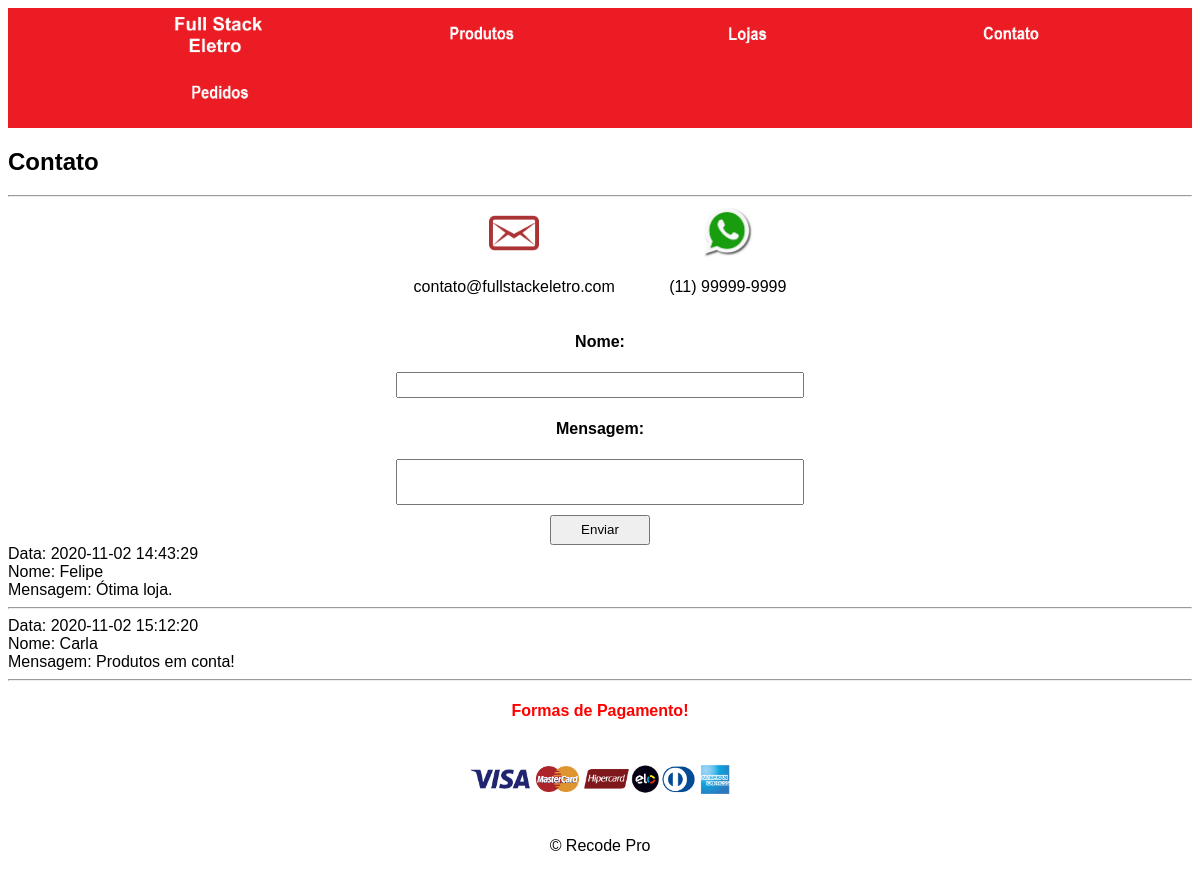
The page /PROJETO/Contatos.php on the database its author committed.
### tables this page shows
CREATE TABLE `comentarios` (
  `id` int(11) NOT NULL AUTO_INCREMENT,
  `nome` varchar(100) DEFAULT NULL,
  `msg` varchar(300) DEFAULT NULL,
  `data` datetime DEFAULT current_timestamp(),
  PRIMARY KEY (`id`)
);

### PROJETO/Contatos.php (the view, shortened to what this page needs)
<?php
    $servername = "localhost";
    $username = "root";
    $password = "";
    $database = "full_stack_eletro";
    $conn = mysqli_connect($servername, $username, $password, $database);
?>
<!DOCTYPE html>
<html lang="pt-br">
<head>
    <?php
    echo '<link rel="stylesheet" href="../CSS/Estilo.css">';
    ?>
</head>
<body>
    <header>
        <h2>Contato</h2>
        <hr>
    </header>
    <section class="contato">
        <div class="email">
            <img src="../IMG/Contatoimg.png" alt="Email">
            <p>contato@fullstackeletro.com</p>
        </div>
        <div class="whatsapp">
            <img src="../IMG/Whatsapp.png" alt="Whatsapp">
            <p>(11) 99999-9999</p>
        </div>
    </section>
    <form method="post" action="">
        <h4>Nome: </h4>
        <input class="inputNome" type="text" name="nome">
        <h4>Mensagem: </h4>
        <input class="textoArea" name="msg" type="textarea"><br>
        <input class="botao" type="submit" value="Enviar">
    </form>
    <?php
        $sql = "select * from comentarios";
        $result = $conn->query($sql);
    if($result->num_rows > 0){
        while($rows = $result->fetch_assoc()){
            echo "Data: ", $rows['data'], "<br>";
            echo "Nome: ", $rows['nome'], "<br>";
            echo "Mensagem: ", $rows['msg'], "<br>";
            echo "<hr>";
         }
    }
        else {
            echo "Nenhum comentário ainda!";
    }
    ?>
    <footer class="divPagamentos">
        <h4>
           Formas de Pagamento!
        </h4>
        <img class="imgPagamentos" src="../IMG/pagamentos-bandeiras-01.png" alt="Formas de pagamento">
        <p>&copy; Recode Pro</p>
     </footer>
</body>
</html>

### CSS/Estilo.css (style rules this page uses)
body { font-family: Arial, Helvetica, sans-serif; }
.barraMenu { background-color: rgb(236, 28, 36); }
.barraMenu img { width: 100px; }
.barraMenu a { margin-left: 130px; padding-left: 30px; }
.divPagamentos { text-align: center; }
.divPagamentos h4 { color: red; }
.imgPagamentos { width: 25%; }
.contato { text-align: center; margin-top: 10px; }
.email { display: inline-block; padding-right: 25px; }
.email img { width: 50px; }
.whatsapp { display: inline-block; padding-left: 25px; }
.whatsapp img { width: 50px; }
form { text-align: center; }
.inputNome { width: 400px; height: 20px; }
.textoArea { width: 400px; height: 40px; }
.botao { margin-top: 10px; width: 100px; height: 30px; }

### rows shown on the page
comentarios: data "2020-11-02 14:43:29", nome "Felipe", msg "Ótima loja."
comentarios: data "2020-11-02 15:12:20", nome "Carla", msg "Produtos em conta!"
